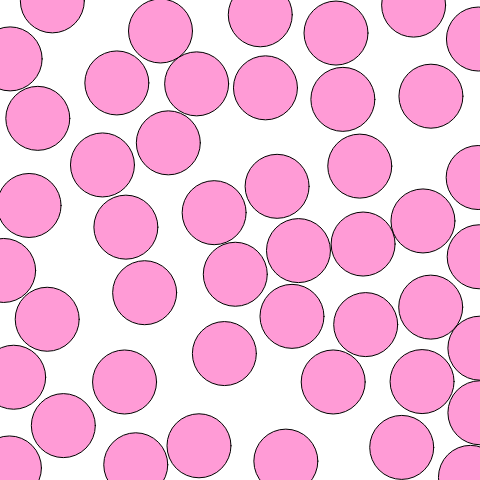
Frame 1 (no input)
Frame 60 (no input): identical to frame 1, image omitted
Frame 120 (the mouse pressed at the canvas centre since frame 60): identical to frame 1, image omitted

The p5.js sketch that drew this single still picture (run headless with seeded random() and noise() and a simulated clock; from frame 60 on, the mouse is pressed at the canvas centre):

// p5.js sketch
// ── sketch.js
var circles = [];

function setup() {
  createCanvas (480, 480);
  
  var overlapping = false;
      
  var protection = 0;
  
  while (circles.length < 300) {
  //for (var i = 0; i < 50; i++) {
    var circle = {
      x: random(width),
      y: random(height),
      r: 32
    };
    
    var overlapping = false;
    
    for (var j = 0; j < circles.length; j++) {
      var other = circles[j];
      var d = dist(circle.x, circle.y, other.x, other.y);
      if (d <circle.r + other.r){
        overlapping = true;
        break;
      }
    }
    
    if (!overlapping) {
      circles.push(circle);
    }
    
    protection++;
    
    if (protection > 10000) {
      break;
    }
  }  
    
    for (var i = 0; i < circles.length; i++) {
      fill(255, 0, 150, 100);
      ellipse(circles[i].x, circles[i].y, circles[i].r*2, circles[i].r*2);
    }
}

function draw() {
  
}
